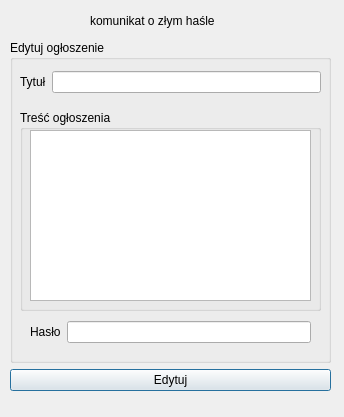
<?xml version="1.0" encoding="UTF-8"?>
<ui version="4.0">
 <class>edytuj_ogloszenie</class>
 <widget class="QDialog" name="edytuj_ogloszenie">
  <property name="geometry">
   <rect>
    <x>0</x>
    <y>0</y>
    <width>344</width>
    <height>417</height>
   </rect>
  </property>
  <property name="windowTitle">
   <string>Dialog</string>
  </property>
  <widget class="QWidget" name="layoutWidget_4">
   <property name="geometry">
    <rect>
     <x>10</x>
     <y>40</y>
     <width>321</width>
     <height>351</height>
    </rect>
   </property>
   <layout class="QVBoxLayout" name="verticalLayout_5">
    <item>
     <widget class="QGroupBox" name="groupBox_4">
      <property name="title">
       <string>Edytuj ogłoszenie</string>
      </property>
      <widget class="QGroupBox" name="groupBox_5">
       <property name="geometry">
        <rect>
         <x>10</x>
         <y>70</y>
         <width>301</width>
         <height>201</height>
        </rect>
       </property>
       <property name="title">
        <string>Treść ogłoszenia</string>
       </property>
       <widget class="QTextEdit" name="textEdit">
        <property name="geometry">
         <rect>
          <x>10</x>
          <y>20</y>
          <width>281</width>
          <height>171</height>
         </rect>
        </property>
       </widget>
      </widget>
      <widget class="QWidget" name="layoutWidget_5">
       <property name="geometry">
        <rect>
         <x>10</x>
         <y>30</y>
         <width>301</width>
         <height>24</height>
        </rect>
       </property>
       <layout class="QHBoxLayout" name="horizontalLayout_2">
        <item>
         <widget class="QLabel" name="label_7">
          <property name="text">
           <string>Tytuł</string>
          </property>
         </widget>
        </item>
        <item>
         <widget class="QLineEdit" name="lineEdit_3"/>
        </item>
       </layout>
      </widget>
      <widget class="QWidget" name="layoutWidget">
       <property name="geometry">
        <rect>
         <x>20</x>
         <y>280</y>
         <width>281</width>
         <height>24</height>
        </rect>
       </property>
       <layout class="QHBoxLayout" name="horizontalLayout">
        <item>
         <widget class="QLabel" name="label_8">
          <property name="text">
           <string>Hasło</string>
          </property>
         </widget>
        </item>
        <item>
         <widget class="QLineEdit" name="lineEdit_4"/>
        </item>
       </layout>
      </widget>
     </widget>
    </item>
    <item>
     <widget class="QPushButton" name="pushButton_2">
      <property name="text">
       <string>Edytuj</string>
      </property>
     </widget>
    </item>
   </layout>
  </widget>
  <widget class="QLabel" name="label_9">
   <property name="geometry">
    <rect>
     <x>90</x>
     <y>10</y>
     <width>161</width>
     <height>22</height>
    </rect>
   </property>
   <property name="text">
    <string>komunikat o złym haśle</string>
   </property>
  </widget>
 </widget>
 <resources/>
 <connections/>
</ui>
